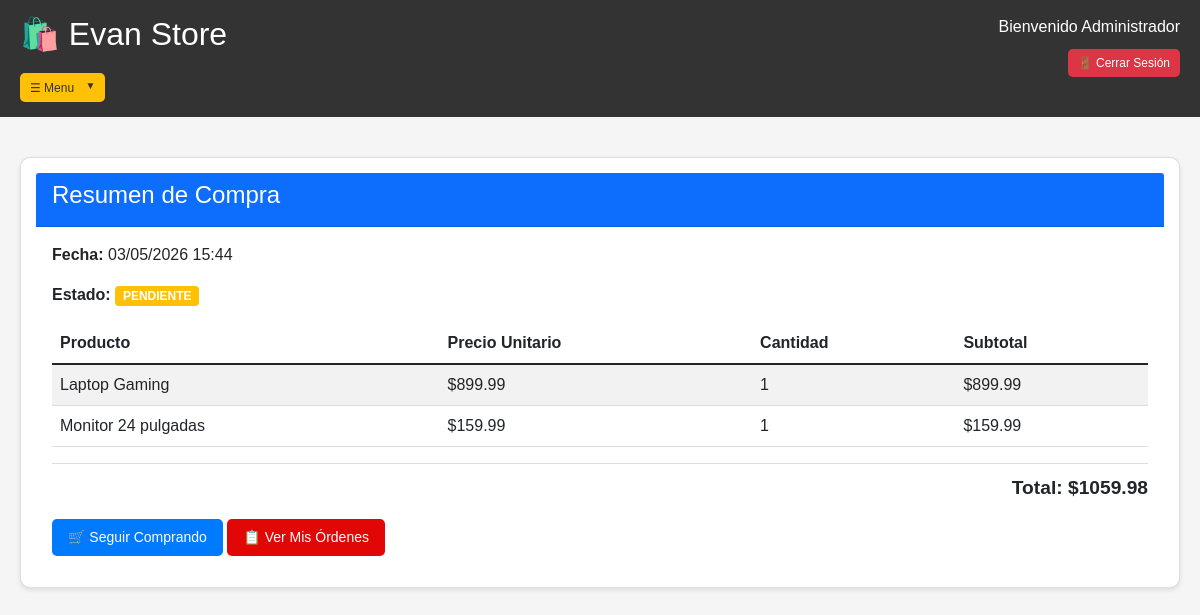
Screenshot of /orden/8 (signed in) with the database file from the repository.
### models.py (models this page shows, shortened)
class Usuario(UserMixin, db.Model):
    id = db.Column(db.Integer, primary_key=True)
    nombre = db.Column(db.String(100), nullable=False)
    usuario = db.Column(db.String(80), unique=True, nullable=False)
    celular = db.Column(db.String(20), nullable=False)
    email = db.Column(db.String(120), unique=True, nullable=False)
    password_hash = db.Column(db.String(255), nullable=False)
    es_admin = db.Column(db.Boolean, default=False)
    fecha_registro = db.Column(db.DateTime, default=datetime.utcnow)

class Orden(db.Model):
    id = db.Column(db.Integer, primary_key=True)
    usuario_id = db.Column(db.Integer, db.ForeignKey('usuario.id'), nullable=False)
    fecha = db.Column(db.DateTime, default=datetime.utcnow)
    total = db.Column(db.Float, nullable=False)
    estado = db.Column(db.String(50), default='pendiente')  # pendiente, pagado, enviado, entregado
    usuario = db.relationship('Usuario', backref='ordenes')

class OrdenItem(db.Model):
    id = db.Column(db.Integer, primary_key=True)
    orden_id = db.Column(db.Integer, db.ForeignKey('orden.id'), nullable=False)
    producto_id = db.Column(db.Integer, db.ForeignKey('producto.id'), nullable=False)
    cantidad = db.Column(db.Integer, nullable=False)
    precio_unitario = db.Column(db.Float, nullable=False)  # Precio al momento de la compra
    orden = db.relationship('Orden', backref='items')
    producto = db.relationship('Producto')

class Producto(db.Model):
    id = db.Column(db.Integer, primary_key=True)
    nombre = db.Column(db.String(200), nullable=False)
    descripcion = db.Column(db.Text)
    precio = db.Column(db.Float, nullable=False)
    stock = db.Column(db.Integer, default=0)
    imagen_url = db.Column(db.String(500))
    categoria = db.Column(db.String(100))
    fecha_creacion = db.Column(db.DateTime, default=datetime.utcnow)

### app.py (the view)
@app.route('/orden/<int:orden_id>')
@login_required
def ver_orden(orden_id):
    orden = Orden.query.get_or_404(orden_id)
    if orden.usuario_id != current_user.id and not current_user.es_admin:
        flash('Acceso denegado', 'error')
        return redirect(url_for('tienda'))
    return render_template('orden_detalle.html', orden=orden)

### app.py (called while the page is built)
@login_manager.user_loader
def load_user(user_id):
    return Usuario.query.get(int(user_id))

### templates/orden_detalle.html (shortened to what this page needs)
<!DOCTYPE html>
<html lang="es">
<head>
    <link href="https://cdn.jsdelivr.net/npm/bootstrap@5.1.3/dist/css/bootstrap.min.css" rel="stylesheet">
    <link rel="stylesheet" href="{{ url_for('static', filename='style.css') }}">
</head>
<body>
    {% include 'navbar.html' %}
    <div class="container">
        <div class="card">
            <div class="card-header bg-primary text-white">
                <h4>Resumen de Compra</h4>
            </div>
            <div class="card-body">
                <p><strong>Fecha:</strong> {{ orden.fecha.strftime('%d/%m/%Y %H:%M') }}</p>
                <p><strong>Estado:</strong> <span class="badge bg-warning">{{ orden.estado|upper }}</span></p>
                <table class="table table-striped">
                    <thead>
                        <tr>
                            <th>Producto</th>
                            <th>Precio Unitario</th>
                            <th>Cantidad</th>
                            <th>Subtotal</th>
                        </tr>
                    </thead>
                    <tbody>
                        {% for item in orden.items %}
                        <tr>
                            <td>{{ item.producto.nombre }}</td>
                            <td>${{ "%.2f"|format(item.precio_unitario) }}</td>
                            <td>{{ item.cantidad }}</td>
                            <td>${{ "%.2f"|format(item.precio_unitario * item.cantidad) }}</td>
                        </tr>
                        {% endfor %}
                    </tbody>
                </table>
                <div class="total-final">
                    Total: ${{ "%.2f"|format(orden.total) }}
                </div>
                <div class="mt-3">
                    <a href="{{ url_for('tienda') }}" class="btn btn-primary">🛒 Seguir Comprando</a>
                    <a href="{{ url_for('mis_ordenes') }}" class="btn btn-secondary">📋 Ver Mis Órdenes</a>
                </div>
            </div>
        </div>
    </div>
</body>
</html>

### templates/navbar.html (shortened to what this page needs)
<link rel="stylesheet" href="{{ url_for('static', filename='style.css') }}">
<div class="navbar">
    <div class="logo-area">
        <h2>🛍️ Evan Store</h2>
        <div class="dropdown" style="margin-top: 10px;">
            <button class="btn btn-warning btn-sm dropdown-toggle" type="button" data-bs-toggle="dropdown">
                ☰   Menu
            </button>
        </div>
    </div>
    <div class="user-area">
        <span>Bienvenido {{ current_user.nombre }}</span>
        <a href="{{ url_for('logout') }}" class="btn btn-danger btn-sm">🚪 Cerrar Sesión</a>
    </div>
</div>

### static/style.css (style rules this page uses)
* { margin: 0;padding: 0;box-sizing: border-box; }
body { font-family: Arial, sans-serif;background: #f5f5f5;min-height: 100vh; }
.navbar { background: #333;padding: 15px 20px;display: flex;justify-content: space-between;align-items: flex-start;flex-wrap: wrap; }
.logo-area h2 { color: white; margin: 0 0 10px 0; }
.user-area { text-align: right; }
.user-area span { display: block; color: white; margin-bottom: 5px; }
.user-area .btn { margin-top: 5px; }
.btn { background: #e10707; color: white; padding: 8px 16px; border-radius: 5px; border: none; cursor: pointer; font-size: 14px; text-decoration: none; display: inline-block; }
.btn-primary { background: #007bff; color: white; }
.btn-warning { background: #ffc107; color: #333; }
.btn-danger { background: #dc3545; color: white; }
.btn-sm { padding: 5px 10px; font-size: 12px; }
.dropdown { position: relative; display: inline-block; }
.dropdown-toggle::after { display: inline-block; margin-left: 8px; content: "▼"; font-size: 10px; border: none; }
.container { max-width: 1400px; margin: 40px auto; padding: 0 20px; }
table { width: 100%; }
th, td { padding: 12px; text-align: left; vertical-align: middle; border-bottom: 1px solid #ddd; }
.card { border-radius: 10px; margin-bottom: 20px; background: white; padding: 15px; box-shadow: 0 2px 5px rgba(0,0,0,0.1); }
.total-final { font-size: 24px; font-weight: bold; text-align: right; border-top: 2px solid #ddd; padding-top: 15px; margin-top: 15px; }
.total-final { margin-top: 10px; padding-top: 10px; border-top: 1px solid #ddd; font-size: 1.2em; }

### rows the page displays
Usuario: nombre "Administrador"
Orden: fecha "03/05/2026 15:44", estado "PENDIENTE", total "1059.98"
OrdenItem: producto.nombre "Laptop Gaming", precio_unitario "899.99", cantidad "1", item.precio_unitario*item.cantidad "899.99"
OrdenItem: producto.nombre "Monitor 24 pulgadas", precio_unitario "159.99", cantidad "1", item.precio_unitario*item.cantidad "159.99"
